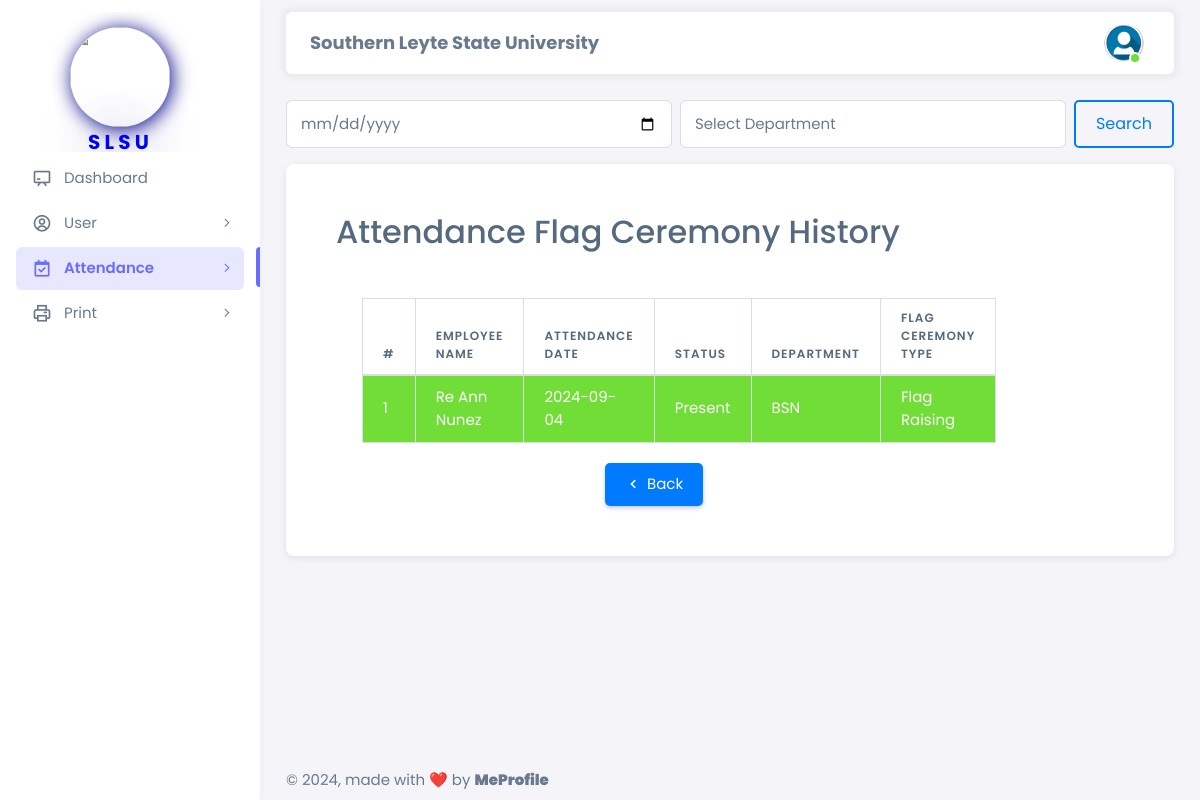
The app's page /html/admin/attendance_flag_history_department.php (signed in) with its own data.
### tables this page shows
CREATE TABLE `employee_attendance_department` (
  `attendance_id` int NOT NULL,
  `employee_id` int NOT NULL,
  `attendance_date` datetime NOT NULL,
  `attendance_status` varchar(20) NOT NULL,
  `flag_id` int DEFAULT NULL,
  `department` varchar(50) NOT NULL
);

CREATE TABLE `employee_registration` (
  `employee_id` int NOT NULL,
  `first_name` varchar(50) NOT NULL,
  `last_name` varchar(50) NOT NULL,
  `email` varchar(100) NOT NULL,
  `password` varchar(255) NOT NULL,
  `phone_number` varchar(15) DEFAULT NULL,
  `department` varchar(50) DEFAULT NULL,
  `position` varchar(50) DEFAULT NULL,
  `is_admin` tinyint(1) NOT NULL DEFAULT '0',
  `hire_date` date DEFAULT NULL,
  `address` varchar(255) DEFAULT NULL,
  `city` varchar(100) DEFAULT NULL,
  `postal_code` varchar(20) DEFAULT NULL,
  `country` varchar(50) DEFAULT NULL,
  `date_of_birth` date DEFAULT NULL,
  `gender` varchar(10) DEFAULT NULL,
  `emergency_contact_name` varchar(100) DEFAULT NULL,
  `emergency_contact_number` varchar(15) DEFAULT NULL,
  `created_at` timestamp NULL DEFAULT CURRENT_TIMESTAMP,
  `updated_at` timestamp NULL DEFAULT CURRENT_TIMESTAMP ON UPDATE CURRENT_TIMESTAMP,
  `is_assigned` tinyint(1) NOT NULL DEFAULT '0',
  `is_assigned_department` tinyint(1) NOT NULL DEFAULT '0'
);

CREATE TABLE `flag_type` (
  `flag_id` int NOT NULL,
  `flag_type` varchar(50) NOT NULL
);

### html/admin/attendance_flag_history_department.php (the view, shortened to what this page needs)
<?php
require '../config.php';
$date = '';
$whereClause = '';
$sql = "SELECT e.first_name, e.last_name, e.department, DATE(f.attendance_date) AS attendance_date, f.attendance_status, ft.flag_type
        FROM employee_registration e
        INNER JOIN employee_attendance_department f ON e.employee_id = f.employee_id
        INNER JOIN flag_type ft ON f.flag_id = ft.flag_id
        $whereClause
        ORDER BY f.attendance_date DESC";
$stmt = $conn->prepare($sql);
$stmt->execute();
$result = $stmt->get_result();
?>
<!DOCTYPE html>
<html lang="en" class="light-style layout-menu-fixed" dir="ltr" data-theme="theme-default" data-assets-path="../../assets/" data-template="vertical-menu-template-free">
<head>
    <link rel="stylesheet" href="../../assets/vendor/fonts/boxicons.css" />
    <link rel="stylesheet" href="../../assets/vendor/css/core.css" class="template-customizer-core-css" />
    <link rel="stylesheet" href="../../assets/vendor/css/theme-default.css" class="template-customizer-theme-css" />
    <link rel="stylesheet" href="../../assets/css/demo.css" />
    <link rel="stylesheet" href="../../assets/vendor/libs/perfect-scrollbar/perfect-scrollbar.css" />
    <link rel="stylesheet" href="../../assets/vendor/libs/apex-charts/apex-charts.css" />
  </head>
  <body>
    <div class="layout-wrapper layout-content-navbar">
      <div class="layout-container">
        <aside id="layout-menu" class="layout-menu menu-vertical menu bg-menu-theme">
          <div class="app-brand demo" style="padding: 70px;">
            <div class="logo">
              <img style="border-radius: 500px; box-shadow: 2px 2px 20px #00008b; margin-top: 30px; margin-bottom: 5px;" src="../../assets/img/avatars/logo.png" width="100" height="100" alt="" />
              <b>
                <p style="font-size: 20px; color: blue; text-shadow: 2px 2px 50px #00008b; padding-left: 18px;">S L S U</p>
              </b>
            </div>
          </div>
          <ul class="menu-inner py-1">
            <li class="menu-item">
              <a href="dashboard.php" class="menu-link">
                <i class="menu-icon tf-icons bx bx-chalkboard"></i>
                <div data-i18n="Analytics">Dashboard</div>
              </a>
            </li>
            <li class="menu-item">
              <a href="javascript:void(0);" class="menu-link menu-toggle">
                <i class="menu-icon tf-icons bx bx-user-circle"></i>
                <div data-i18n="Layouts">User</div>
              </a>
            </li>
            <li class="menu-item active">
              <a href="javascript:void(0);" class="menu-link menu-toggle">
                <i class="menu-icon tf-icons bx bx-calendar-check"></i>
                <div data-i18n="Analytics">Attendance</div>
              </a>
            </li>
            <li class="menu-item">
              <a href="javascript:void(0);" class="menu-link menu-toggle">
                <i class="menu-icon tf-icons bx bx-printer"></i>
                <div data-i18n="Analytics">Print</div>
              </a>
            </li>
          </ul>
        </aside>
        <div class="layout-page">
          <nav class="layout-navbar container-xxl navbar navbar-expand-xl navbar-detached align-items-center bg-navbar-theme" id="layout-navbar">
            <div class="navbar-nav-right d-flex align-items-center" id="navbar-collapse">
              <center>
                <p style="font-size: 18px; padding-top: 15px;"><b>Southern Leyte State University</b></p>
              </center>
              <ul class="navbar-nav flex-row align-items-center ms-auto">
                <li class="nav-item navbar-dropdown dropdown-user dropdown">
                  <a class="nav-link dropdown-toggle hide-arrow" href="javascript:void(0);" data-bs-toggle="dropdown">
                    <div class="avatar avatar-online">
                      <img src="../../assets/img/avatars/user.png" alt class="w-px-40 h-auto rounded-circle" />
                    </div>
                  </a>
                </li>
              </ul>
            </div>
          </nav>
          <div class="content-wrapper">
            <div class="container-xxl flex-grow-1 container-p-y">
            <form method="POST" action="<?php echo $_SERVER['PHP_SELF']; ?>" class="d-flex mb-3">
                <input type="date" name="date" id="date" class="form-control me-2" aria-label="Search" value="<?php echo htmlspecialchars($date); ?>">
                <select name="department" id="department" class="form-control me-2">
                    <option value="">Select Department</option>
                </select>
                <button type="submit" class="custom-outline-button">Search</button>
            </form>
              <div class="row">
                <div class="col-lg-12 mb-4 order-0">
                  <div class="card">
                    <div class="d-flex align-items-end row">
                      <div class="col-lg-10">
                        <div class="container-xxl flex-grow-1 container-p-y">
                          <div class="row">
                            <div class="col-lg-12 mb-4 order-0">
                              <div class="card-header">
                                <h2 class="mb-3">Attendance Flag Ceremony History</h2>
                              </div>
                                <div class=" mt-2">
                                  <div class="table-responsive mt-2">
                                    <table class="table table-bordered">
                                      <thead>
                                          <tr>
                                              <th>#</th>
                                              <th>Employee Name</th>
                                              <th>Attendance Date</th>
                                              <th>Status</th>
                                              <th>Department</th>
                                              <th>Flag Ceremony Type</th>
                                          </tr>
                                      </thead>
                                      <tbody>
                                          <?php
                                          $index = 1;
                                          while ($row = $result->fetch_assoc()) {
                                              $rowColor = '';
                                              switch (strtolower($row['attendance_status'])) {
                                                  case 'present':
                                                      $rowColor = 'bg-success text-white';
                                                      break;
                                              }
                                              ?>
                                              <tr class="<?php echo $rowColor; ?>">
                                                  <td><?php echo $index++; ?></td>
                                                  <td><?php echo htmlspecialchars($row['first_name'] . ' ' . $row['last_name']); ?></td>
                                                  <td><?php echo htmlspecialchars($row['attendance_date']); ?></td>
                                                  <td><?php echo ucfirst(htmlspecialchars($row['attendance_status'])); ?></td>
                                                  <td><?php echo htmlspecialchars($row['department']); ?></td>
                                                  <td><?php echo ucfirst(htmlspecialchars($row['flag_type'])); ?></td>
                                              </tr>
                                              <?php
                                          }
                                          ?>
                                      </tbody>
                                  </table>
                                  </div>
                                  <div class="centered-button">
                                    <a href="employee_attendance_information_flag.php" class="btn btn-primary">
                                      <i class="bx bx-chevron-left"></i> Back
                                    </a>
                                  </div>
                                </div>
                            </div>
                          </div>
                        </div>
                      </div>
                    </div>
                  </div>
                </div>
              </div>
            </div>
            <footer class="content-footer footer bg-footer-theme">
              <div class="container-xxl d-flex flex-wrap justify-content-between py-2 flex-md-row flex-column">
                <div class="mb-2 mb-md-0">
                  © <script>document.write(new Date().getFullYear());</script>, made with ❤️ by <a href="https://www.facebook.com/james.jeager.3" target="_blank" class="footer-link fw-bolder">MeProfile</a>
                </div>
              </div>
            </footer>
          </div>
        </div>
      </div>
    </div>
  </body>
</html>

### assets/css/demo.css (style rules this page uses)
.menu .app-brand.demo { height: 64px; margin-top: 12px; }

### html/admin/attendance_flag_history_department.php (style rules this page uses)
body, .btn, .navbar-nav .nav-link, .dropdown-item, .card-title, h4, th, td, .form-control { font-family: 'Poppins', sans-serif; }
.btn { padding: 10px 20px; border: none; border-radius: 5px; cursor: pointer; }
.btn-primary { background-color: #007bff; color: #fff; }
.centered-button { text-align: center; margin-top: 20px; }
.table-responsive { margin-top: 50px; margin-left: 50px; }
.table { margin-bottom: 0; }
.custom-outline-button { border: 2px solid #007bff; background-color: transparent; color: #007bff; padding: 10px 20px; font-size: 16px; border-radius: 5px; cursor: pointer; transition: all 0.3s ease; }

### records on screen
employee_attendance_department: employee.last_name "Re Ann Nunez", attendance_date "2024-09-04", attendance_status "Present", employee.department "BSN", flag.flag_type "Flag Raising"
